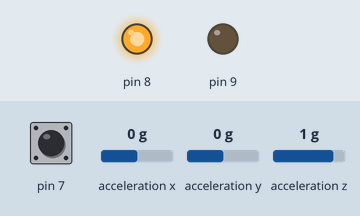
Simulated run of this sketch. Board: Arduino Uno, built with avr-gcc and run on an emulated ATmega328P. Parts: output pins drawn as LEDs (lit = HIGH). Dashed ring = blinking. The test bench sets the inputs (shaded band); at power-on: pin 7 HIGH, acceleration x 0 g, acceleration y 0 g, acceleration z 1 g. What the sketch prints to the serial monitor is not drawn.

Above: at 1.2 s.
1.3 s: pin 7 pulled LOW for 0.15 s
At 2.0 s:
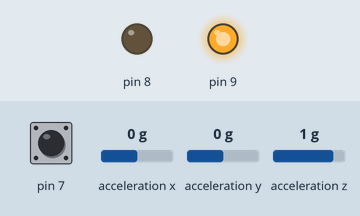
6.4 s: pin 7 pulled LOW for 1 s
At 7.5 s:
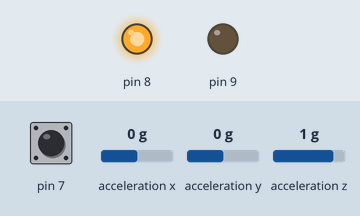
10.5 s: pin 7 pulsed LOW 5 times (0.12 s each, 0.3 s apart)
At 10.68 s:
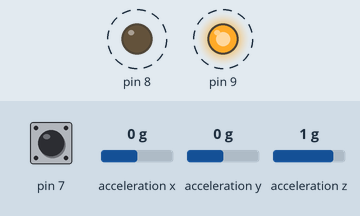
Timing chart, 0 to 13.5 s (numbered marks = the images above; inputs shaded):
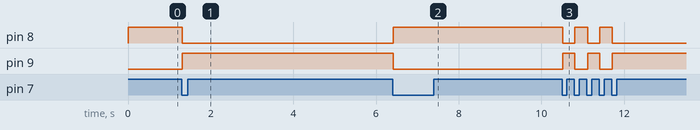

The sketch:

fitbit.ino
```cpp
#include <Wire.h>
#include "SparkFun_MMA8452Q.h"

MMA8452Q accel;

unsigned long nextTime = 1000;
unsigned long nextTime2 = 1500;
unsigned long delta = 20;
boolean count = false;

enum State{
  steps,
  sleep,
  sleepIdle,
  stepsIdle,
};

State sc = steps;

void setup() {
  // put your setup code here, to run once:
   Serial.begin(9600);
   sendInfo("HI");
   pinMode( 8, OUTPUT);
   pinMode( 9, OUTPUT);
   pinMode( 7, INPUT_PULLUP);
   digitalWrite( 8, HIGH);
   //Serial.println("MMA8452Q Basic Reading Code!");
   Wire.begin();

  if (accel.begin() == false) {
    //Serial.println("Not Connected. Please check connections and read the hookup guide.");
    while (1);
  }

}

void loop() {
  // put your main code here, to run repeatedly:
  unsigned long time = millis();
  runState();
  Serial.write(0x21);
  Serial.write(0x32);
  sendBitsLong(time);
}

State nextState( State s){
  switch ( s ){
    case steps:
      if( digitalRead(7) == LOW){
        sendBut();
        s = sleepIdle;
      }
      else{
        s = steps;
      }
      break;

     case sleep:
      if( digitalRead(7) == LOW){
        sendBut();
        s = stepsIdle;
      }
      else{
        s = sleep;
      }
      break;

     case stepsIdle:
      if( digitalRead(7) != LOW){
        s = steps;
      }
      else{
        s = stepsIdle;
      }
      break;

     case sleepIdle:
      if( digitalRead(7) != LOW){
        s = sleep;
      }
      else{
        s = sleepIdle;
      }
      break;
  }
  return s;
}

void runState(){
  switch ( sc ){
    case steps:
       digitalWrite( 8, HIGH);
       digitalWrite( 9, LOW);
       if (accel.available()) {      // Wait for new data from accelerometer
      // Acceleration of x, y, and z directions in g units
        Serial.write(0x21);
        Serial.write(0x35);
        int x = abs(accel.getCalculatedX() * 100);
        sendBitsInt(x);
        int y = abs(accel.getCalculatedY() * 100);
        sendBitsInt(y);
        int z = accel.getCalculatedZ() * 100;
        sendBitsInt(z);
      }
      sc = nextState( sc );
      break;

    case sleep:
      digitalWrite( 9, HIGH);
      digitalWrite( 8, LOW);
       if (accel.available()) {      // Wait for new data from accelerometer
      // Acceleration of x, y, and z directions in g units
         Serial.write(0x21);
        Serial.write(0x35);
        int x = abs(accel.getCalculatedX() * 100);
        sendBitsInt(x);
        int y = abs(accel.getCalculatedY() * 100);
        sendBitsInt(y);
        int z = accel.getCalculatedZ() * 100;
        sendBitsInt(z);
      }
      sc = nextState( sc );
      break;

    case stepsIdle:
       digitalWrite( 8, HIGH);
       digitalWrite( 9, LOW);
       if (accel.available()) {      // Wait for new data from accelerometer
      // Acceleration of x, y, and z directions in g units
        Serial.write(0x21);
        Serial.write(0x35);
        int x = abs(accel.getCalculatedX() * 100);
        sendBitsInt(x);
        int y = abs(accel.getCalculatedY() * 100);
        sendBitsInt(y);
        int z = accel.getCalculatedZ() * 100;
        sendBitsInt(z);
      }
      sc = nextState( sc );
      break;

    case sleepIdle:
      digitalWrite( 9, HIGH);
      digitalWrite( 8, LOW);
       if (accel.available()) {      // Wait for new data from accelerometer
      // Acceleration of x, y, and z directions in g units
         Serial.write(0x21);
        Serial.write(0x35);
        int x = abs(accel.getCalculatedX() * 100);
        sendBitsInt(x);
        int y = abs(accel.getCalculatedY() * 100);
        sendBitsInt(y);
        int z = accel.getCalculatedZ() * 100;
        sendBitsInt(z);
      }
      sc = nextState( sc );
      break;

  }
}

void sendBut(){
  Serial.write(0x21);
  Serial.write(0x36);
}

void sendCord( signed int x, signed int y, signed int z){
  Serial.write(0x21);
  Serial.write(0x35);
  Serial.print("\t");
  Serial.println(x);
  Serial.print("\t");
  Serial.println(y);
  Serial.print("\t");
  Serial.println(z);
  Serial.print("\t");
  sendBitsInt(x);
  sendBitsInt(y);
  sendBitsInt(z);
}

void sendInfo(String s){
  Serial.write("!");
  Serial.write(0x30);
  sendBitsInt(s.length());
  Serial.print(s);
}

void sendBitsInt(int a){
  Serial.write(a >> 8);
  Serial.write(a);
}

void sendBitsLong( long e){
  Serial.write(e >> 24);
  Serial.write(e >> 16);
  Serial.write(e >> 8);
  Serial.write(e);
}

void sendError(){
  String error = "High Voltage";
  Serial.write("!");
  Serial.write(0x31);
  sendBitsInt(error.length());
  Serial.print(error);
}
```

Measured:
- after the input at 1.3 s, pin 8: HIGH → LOW at once; pin 9: LOW → HIGH at once
- after the input at 6.4 s, pin 8: LOW → HIGH at once; pin 9: HIGH → LOW at once
- after the input at 10.5 s, pin 8: alternates HIGH for 0.31 s and LOW for 0.29 s, 5 changes in all, then stays LOW, starting at once; pin 9: alternates HIGH for 0.29 s and LOW for 0.31 s, 5 changes in all, then stays HIGH, starting at once
